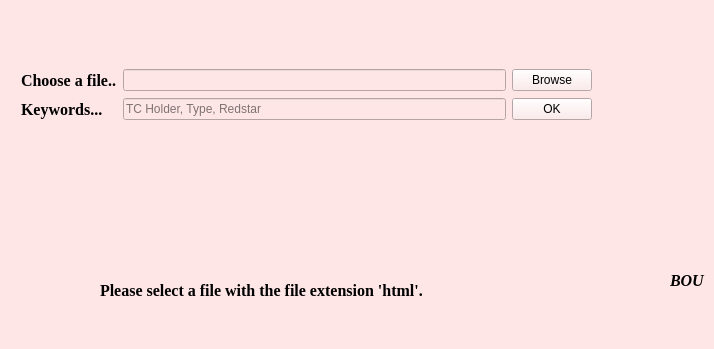
<?xml version="1.0" encoding="UTF-8"?>
<ui version="4.0">
 <class>Redstar</class>
 <widget class="QMainWindow" name="Redstar">
  <property name="geometry">
   <rect>
    <x>0</x>
    <y>0</y>
    <width>714</width>
    <height>349</height>
   </rect>
  </property>
  <property name="windowTitle">
   <string>MainWindow</string>
  </property>
  <property name="styleSheet">
   <string notr="true">background-color: rgb(255, 230, 230);</string>
  </property>
  <widget class="QWidget" name="centralwidget">
   <widget class="QLabel" name="logo">
    <property name="geometry">
     <rect>
      <x>9</x>
      <y>9</y>
      <width>154</width>
      <height>41</height>
     </rect>
    </property>
    <property name="text">
     <string/>
    </property>
    <property name="pixmap">
     <pixmap>logo.jpg</pixmap>
    </property>
   </widget>
   <widget class="QLabel" name="sign">
    <property name="geometry">
     <rect>
      <x>670</x>
      <y>270</y>
      <width>41</width>
      <height>20</height>
     </rect>
    </property>
    <property name="font">
     <font>
      <family>Times New Roman</family>
      <pointsize>12</pointsize>
      <weight>75</weight>
      <italic>true</italic>
      <bold>true</bold>
     </font>
    </property>
    <property name="text">
     <string>BOU</string>
    </property>
   </widget>
   <widget class="QLabel" name="warning">
    <property name="geometry">
     <rect>
      <x>100</x>
      <y>280</y>
      <width>351</width>
      <height>21</height>
     </rect>
    </property>
    <property name="font">
     <font>
      <family>Times New Roman</family>
      <pointsize>12</pointsize>
      <weight>75</weight>
      <bold>true</bold>
     </font>
    </property>
    <property name="text">
     <string>Please select a file with the file extension 'html'.</string>
    </property>
   </widget>
   <widget class="QWidget" name="layoutWidget">
    <property name="geometry">
     <rect>
      <x>21</x>
      <y>68</y>
      <width>571</width>
      <height>54</height>
     </rect>
    </property>
    <layout class="QGridLayout" name="gridLayout">
     <item row="0" column="0">
      <widget class="QLabel" name="label">
       <property name="font">
        <font>
         <family>Times New Roman</family>
         <pointsize>12</pointsize>
         <weight>75</weight>
         <bold>true</bold>
        </font>
       </property>
       <property name="text">
        <string>Choose a file..</string>
       </property>
      </widget>
     </item>
     <item row="0" column="1">
      <widget class="QLineEdit" name="filepath"/>
     </item>
     <item row="0" column="2">
      <widget class="QPushButton" name="browse">
       <property name="styleSheet">
        <string notr="true"/>
       </property>
       <property name="text">
        <string>Browse</string>
       </property>
      </widget>
     </item>
     <item row="1" column="0">
      <widget class="QLabel" name="keywords_label">
       <property name="font">
        <font>
         <family>Times New Roman</family>
         <pointsize>12</pointsize>
         <weight>75</weight>
         <bold>true</bold>
        </font>
       </property>
       <property name="text">
        <string>Keywords...</string>
       </property>
      </widget>
     </item>
     <item row="1" column="1">
      <widget class="QLineEdit" name="keywords">
       <property name="text">
        <string/>
       </property>
       <property name="placeholderText">
        <string>TC Holder, Type, Redstar</string>
       </property>
      </widget>
     </item>
     <item row="1" column="2">
      <widget class="QPushButton" name="okButton">
       <property name="styleSheet">
        <string notr="true">selection-color: rgb(0, 0, 255);</string>
       </property>
       <property name="text">
        <string>OK</string>
       </property>
      </widget>
     </item>
    </layout>
   </widget>
  </widget>
  <widget class="QMenuBar" name="menubar">
   <property name="geometry">
    <rect>
     <x>0</x>
     <y>0</y>
     <width>714</width>
     <height>21</height>
    </rect>
   </property>
  </widget>
  <widget class="QStatusBar" name="statusbar"/>
 </widget>
 <resources/>
 <connections/>
</ui>
